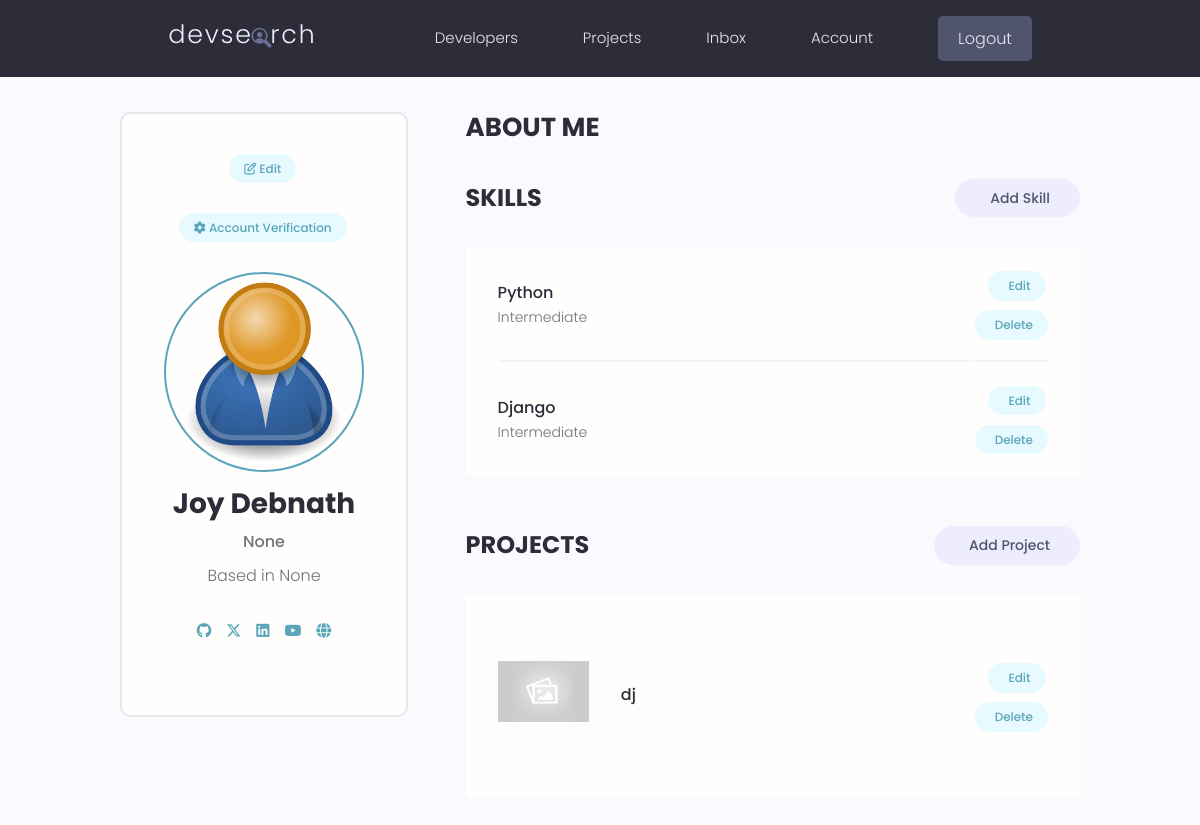
The app's page /account/ (signed in) with its own data.
### users/models.py (models this page shows, shortened)
class Profile(models.Model):
    id = models.UUIDField(default=uuid.uuid4, unique=True,
                          primary_key=True, editable=False)
    user = models.OneToOneField(User, on_delete=models.CASCADE, null=True, blank=True)
    name = models.CharField(max_length=200, blank=True, null=True)
    email = models.EmailField(max_length=500, blank=True, null=True)
    username = models.CharField(max_length=200, blank=True, null=True)
    location = models.CharField(max_length=200, blank=True, null=True)
    short_intro = models.CharField(max_length=200, null=True, blank=True)
    bio = models.TextField(blank=True, null=True)
    profile_image = models.ImageField(null=True, blank=True, upload_to='profiles/', default='profiles/user-default.png')
    social_github = models.CharField(max_length=200, blank=True, null=True)
    social_twitter = models.CharField(max_length=200, blank=True, null=True)
    social_linkedin = models.CharField(max_length=200, blank=True, null=True)
    social_youtube = models.CharField(max_length=200, blank=True, null=True)
    social_website = models.CharField(max_length=200, blank=True, null=True)
    created = models.DateTimeField(auto_now_add=True)
    class Meta:
        ordering = ['created']

class skill(models.Model):
    id = models.UUIDField(default=uuid.uuid4, unique=True,
                          primary_key=True, editable=False)
    owner = models.ForeignKey(
        Profile, on_delete=models.CASCADE, null=True, blank=True)
    name = models.CharField(max_length=200, blank=True, null=True)
    description = models.TextField(null=True, blank=True)
    created = models.DateTimeField(auto_now_add=True)

### projects/models.py (models this page shows, shortened)
class Project(models.Model):
    id = models.UUIDField(default=uuid.uuid4, unique=True,
                          primary_key=True, editable=False)
    owner = models.ForeignKey(Profile, null=True, blank=True, on_delete=models.CASCADE)
    title = models.CharField(max_length=200)
    description = models.TextField(null=True, blank=True)
    featured_image = models.ImageField(null=True, blank=True, default="default.jpg")
    demo_link = models.CharField(max_length=2000, null=True, blank=True)
    source_link = models.CharField(max_length=2000, null=True, blank=True)
    tags = models.ManyToManyField('Tag', blank=True)
    vote_total = models.IntegerField(default=0, null=True, blank=True)
    vote_ratio = models.IntegerField(default=0, null=True, blank=True)
    created = models.DateTimeField(auto_now_add=True)
    class Meta:
        ordering = ['-vote_ratio', '-vote_total', 'title']

### users/views.py (the view)
# urls.py: path('account/', views.userAccount, name='account'),
@login_required(login_url='login')
def userAccount(request):
    profile = request.user.profile
    skills = profile.skill_set.all()
    projects = profile.project_set.all()
    account_verify = AccountVarification.objects.filter().first()
    context = {'profile':profile, 'skills':skills, 'projects':projects, 'account_verify':account_verify}
    return render(request, 'users/account.html', context)

### users/templates/users/account.html (shortened to what this page needs)
{% extends 'base.html' %}
{% load static %}
{% block content %}
  <main class="settingsPage profile my-md">
    <div class="container">
      <div class="layout">
        <div class="column column--1of3">
          <div class="card text-center">
            <div class="card__body dev">
              <a class="tag tag--pill tag--main settings__btn" href="{% url 'edit-account' %}"><i class="fa-regular fa-pen-to-square"></i> Edit</a>
              <a class="tag tag--pill tag--main settings__btn" href="{% url 'account-verification' %}"><i class="fa-solid fa-gear"></i> Account Verification</a>
              <img class="avatar avatar--xl dev__avatar" src="{{ profile.profile_image.url }}" />
              <h2 class="dev__name">{{ profile.name }}
              </h2>
              <p class="dev__title">{{ profile.short_intro }}</p>
              <p class="dev__location">Based in {{ profile.location }}</p>
              <ul class="dev__social">
                {% if profile.social_github %}
              <li>
                <a title="Github" href="{{profile.social_github}}" target="_blank"><i class="fa-brands fa-github"></i></a>
              </li>
              {% endif %}
              {% if profile.social_twitter %}
              <li>
                <a title="Twitter" href="{{profile.social_twitter}}" target="_blank"><i class="fa-brands fa-x-twitter"></i></a>
              </li>
              {% endif %}
              {% if profile.social_linkedin %}
              <li>
                <a title="LinkedIn" href="{{profile.social_linkedin}}" target="_blank"><i class="fa-brands fa-linkedin"></i></a>
              </li>
              {% endif %}
              {% if profile.social_youtube %}
              <li>
                <a title="Personal Website" href="{{profile.social_youtube}}" target="_blank"><i class="fa-brands fa-youtube"></i></a>
              </li>
              {% endif %}
              {% if profile.social_website %}
              <li>
                <a title="Personal Website" href="{{profile.social_website}}" target="_blank"><i class="fa-solid fa-globe"></i></a>
              </li>
              {% endif %}
              </ul>
            </div>
          </div>
        </div>
        <div class="column column--2of3">
          <div class="devInfo">
            <h3 class="devInfo__title">About Me</h3>
          </div>
          <div class="settings">
            <h3 class="settings__title">Skills</h3>
            <a class="tag tag--pill tag--sub settings__btn tag--lg" href="{% url 'create-skill' %}"> Add Skill</a>
          </div>
          <table class="settings__table">
            {% for skill in skills %}
            <tr>
              <td class="settings__tableInfo">
                <h4>{{ skill.name }}</h4>
                <p>
                  {{ skill.description }}
                </p>
              </td>
              <td class="settings__tableActions">
                <a class="tag tag--pill tag--main settings__btn" href="{% url 'update-skill' skill.id %}"> Edit</a>
                <a class="tag tag--pill tag--main settings__btn" href="{% url 'delete-skill' skill.id %}?next=/account">
                  Delete</a>
              </td>
            </tr>
            {% endfor %}
          </table>
          <div class="settings">
            <h3 class="settings__title">Projects</h3>
            <a class="tag tag--pill tag--sub settings__btn tag--lg" href="{% url 'create-project' %}"> Add Project</a>
          </div>
          <table class="settings__table">
            {% for project in projects %}
            <tr>
              <td class="settings__thumbnail">
                <a href="{% url 'project' project.id %}"><img src="{{ project.featured_image.url }}" alt="Project Thumbnail" /></a>
              </td>
              <td class="settings__tableInfo">
                <a href="{% url 'project' project.id %}">{{ project.title }}</a>
              </td>
              <td class="settings__tableActions">
                <a class="tag tag--pill tag--main settings__btn" href="{% url 'update-project' project.id %}"> Edit</a>
                <a class="tag tag--pill tag--main settings__btn" href="{% url 'delete-project' project.id  %}?next=/account">
                  Delete</a>
              </td>
            </tr>
            {% endfor %}
          </table>
        </div>
      </div>
    </div>
  </main>
{% endblock %}

### static/css/app.css (style rules this page uses)
:root { --color-sub: #2d2d39; }
.card { border: 2px solid var(--color-light); }
img { width: 100%; }
.profile .card > .dev { padding: 4rem; }
.dev__avatar { display: block; margin: auto; }
.dev__name { color: var(--color-sub); font-size: 2.8rem; font-weight: 700; margin-top: 1rem; margin-bottom: 0.5rem; }
.dev__title { font-size: 1.6rem; font-weight: 500; line-height: 1.3; }
.dev__location { margin-top: 1rem; }
.dev__social { margin: 3rem 0; list-style: none; display: flex; justify-content: center; gap: 1.5rem; }
.devInfo { margin-bottom: 3rem; }
.devInfo__title, .devInfo__subtitle { font-size: 2.6rem; color: var(--color-sub); text-transform: uppercase; font-weight: 700; margin-bottom: 1.5rem; }
.settingsPage .dev > .settings__btn { display: inline-block; margin-bottom: 3rem; }
.settings { display: flex; justify-content: space-between; align-items: center; }
.settings__title { font-size: 2.4rem; text-transform: uppercase; font-weight: 700; color: var(--color-sub); }
.settings__table { margin-top: 3rem; margin-bottom: 5rem; padding: 0 3rem; background: var(--color-white); }
.settings__table tr { width: 100%; }
.settings__table tr > td { padding: 2rem 0; }
.settings__table tr:not(:last-child) td { border-bottom: 2px solid var(--color-white-light); }
.settings__thumbnail { width: 23%; min-width: 10rem; }
.settings__thumbnail img { padding-right: 3rem; height: 15rem; object-fit: contain; }
.settings__tableInfo { width: 100%; }
.settings__tableInfo h4, .settings__tableInfo a { padding-right: 1rem; width: auto; font-size: 1.6rem; font-weight: 500; color: var(--color-sub); }
.settings__tableInfo p { font-size: 1.4rem; }
.settings__tableActions { text-align: right; }

### static/uikit/styles/modules/_variables.css (style rules this page uses)
:root { --color-main: #5aa5b9; --color-main-light: #e6faff; --color-sub: #3f4156; --color-sub-light: #51546e; --color-sub-lighter: #ededfd; --color-text: #737373; --color-gray: #8b8b8b; --color-light: #e5e7eb; --color-light-gray: #767676; --color-bg: #f8fafd; --color-white: #fffefd; --color-white-light: #f3f3f3; --color-success: #359e64; --color-success-bg: #def8e8; --color-error: #fc4b0b; --color-error-bg: #fff2ee; --font-base: 'Poppins', arial, helvetica, 'Segoe UI', roboto, ubuntu, sans-serif; --font-monospace: 'Fira Code', 'Courier New', courier, monospace; --font-regular: 300; --font-medium: 500; --font-bold: 700; --generic-shadow: 1px 1px 5px #00000010; --generic-transition: all 0.3s ease-in-out; }

### static/uikit/styles/modules/_base.css (style rules this page uses)
* { margin: 0; padding: 0; box-sizing: border-box; text-rendering: optimizeLegibility; color: inherit; font-size: inherit; }
html { font-size: 50%; }
@media only screen and (min-width: 480px) { html { font-size: 56.25%; } }
@media only screen and (min-width: 1200px) { html { font-size: 62.5%; } }
body { line-height: 1.6; font-weight: 400; font-size: 1.5rem; color: var(--color-text); background-color: var(--color-bg); min-height: 100vh; }

### static/uikit/styles/modules/_typography.css (style rules this page uses)
* { font-family: var(--font-base); }
h2 { font-size: 3.6rem; font-weight: var(--font-bold); }
h3 { font-size: 3.2rem; font-weight: var(--font-medium); }
h4 { font-size: 2.8rem; font-weight: var(--font-medium); }
p, span, strong { font-size: 1.6rem; color: var(--color-text); font-weight: var(--font-regular); }
a { padding-bottom: 2px; text-decoration: none; display: inline-block; color: var(--color-main); font-weight: var(--font-medium); }

### static/uikit/styles/modules/_utilities.css (style rules this page uses)
.container { width: 92%; max-width: 165rem; margin: 0 auto; box-sizing: border-box; }
@media screen and (min-width: 1000px) { .container { width: 90%; } }
@media screen and (min-width: 1200px) { .container { width: 80%; } }
.text-center { text-align: center; }
.my-md { margin: 3rem auto; }

### static/uikit/styles/modules/_avatar.css (style rules this page uses)
.avatar { border-radius: 50%; border: 2px solid var(--color-main); object-fit: cover; }
.avatar--xl { height: 20rem; width: 20rem; }

### static/uikit/styles/modules/_card.css (style rules this page uses)
.card { border-radius: 1rem; background-color: var(--color-white); border: 1.5px solid var(--color-light); width: auto; height: auto; margin-top: 0.5rem; margin-bottom: 0.5rem; overflow: hidden; }
.card__body, .card__header { padding: 2rem 2.5rem; }

### static/uikit/styles/modules/_layout.css (style rules this page uses)
.layout { display: flex; flex-flow: row wrap; justify-content: space-between; }
.layout > .column { margin-bottom: 3rem; }
.layout > .column.column--1of3 { flex-basis: 30%; }
.layout > .column.column--2of3 { flex-basis: 64%; }

### records on screen
Profile: profile_image (placeholder picture), name "Joy Debnath", short_intro "None", location "None"
skill: name "Python", description "Intermediate"
skill: name "Django", description "Intermediate"
Project: featured_image (placeholder picture), title "dj"
